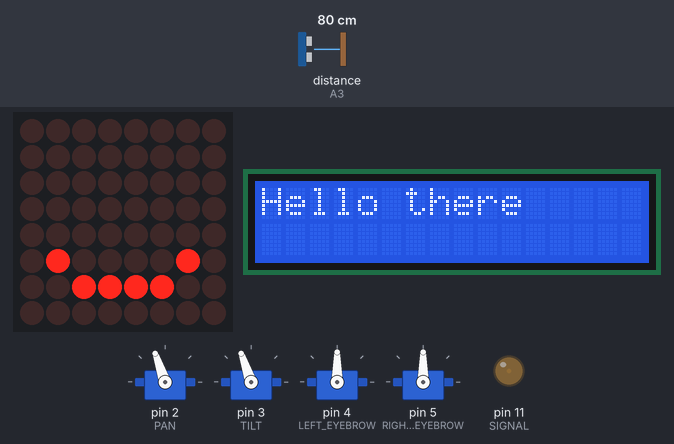
A sketch run on a simulated Arduino Uno, built with avr-gcc and run on an emulated ATmega328P. Parts: 4 × servo, 8×8 LED matrix, 16×2 character LCD, output pins drawn as LEDs (lit = HIGH). Wiring (inferred from the names in the program): ultrasonic range finder: trigger A2; echo A3. The inputs (shaded band) are chosen by the test bench; at power-on: distance to the obstacle (sensor on A3) 80 cm. The echo pulse lasts 58.3 µs per cm; random numbers use the default seed unless the sketch sets one; pins used as bus, display or sensor lines are not drawn; what the sketch prints to the serial monitor is not drawn.

Above: at 3.7 s.
3.8 s: distance to the obstacle (sensor on A3) set to 9 cm
6.8 s: distance to the obstacle (sensor on A3) set to 6 cm
At 7.6 s:
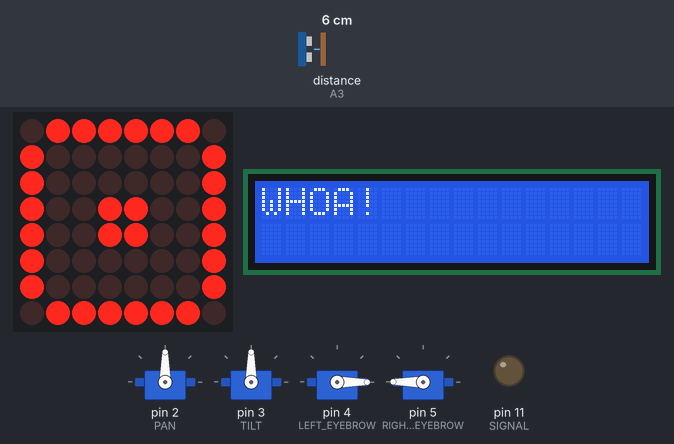
9.8 s: distance to the obstacle (sensor on A3) set to 18 cm
At 10.7 s:
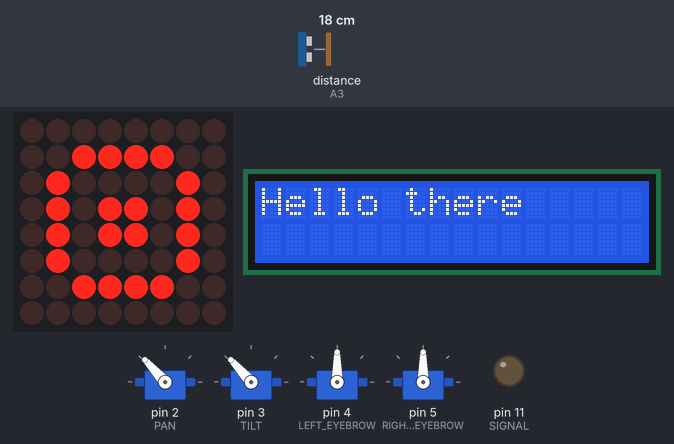
12.8 s: distance to the obstacle (sensor on A3) set to 2 cm
At 15.8 s:
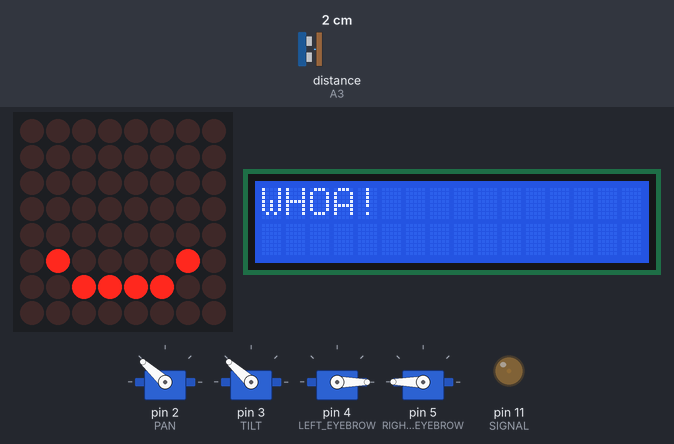
21.8 s: distance to the obstacle (sensor on A3) set to 120 cm
At 22.7 s:
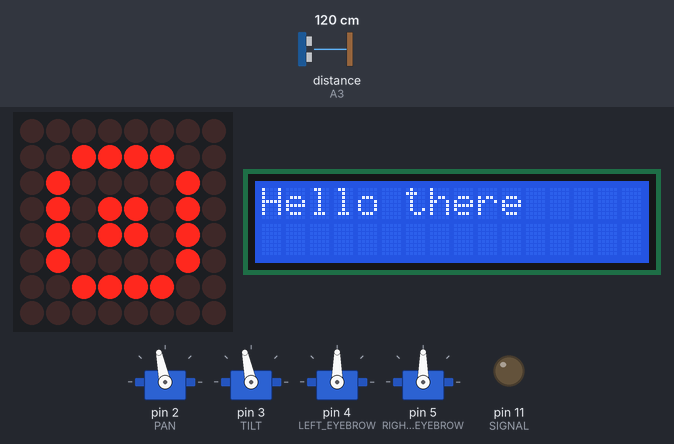
Timing chart, 0 to 27.8 s (numbered marks = the images above; inputs shaded):
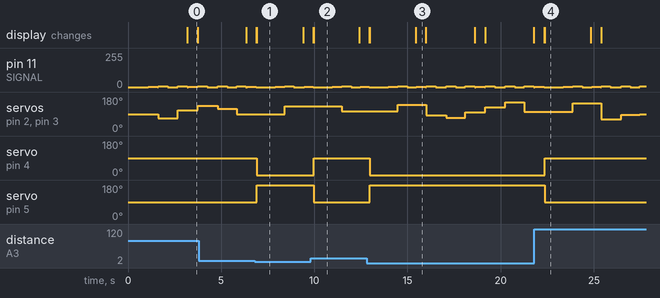

Measured:
- the behaviour switches between 8 and 7 cm on distance to the obstacle (sensor on A3) (found by bisection; images 0 and 1)
- after the input at 6.8 s, servo on pin 4 (LEFT_EYEBROW): 90° → 0° after 0.10 s; servo on pin 5 (RIGHT_EYEBROW): 90° → 180° after 0.10 s
- after the input at 9.8 s, servo on pin 4 (LEFT_EYEBROW): 0° → 90° after 0.17 s; servo on pin 5 (RIGHT_EYEBROW): 180° → 90° after 0.17 s
- after the input at 12.8 s, servo on pin 4 (LEFT_EYEBROW): 90° → 0° after 0.17 s; servo on pin 5 (RIGHT_EYEBROW): 90° → 180° after 0.17 s
- after the input at 21.8 s, servo on pin 4 (LEFT_EYEBROW): 0° → 90° after 0.56 s; servo on pin 5 (RIGHT_EYEBROW): 180° → 90° after 0.56 s
- what the display in image 0 shows lasts 0.5 s, from 3.2 s to 3.7 s
- what the display in image 1 shows lasts 2.5 s, from 6.9 s to 9.4 s

The sketch:

primary.ino
```cpp
/*
	This is code for the primary Arduino.

	It is in charge of emotion handling, which includes:
		1. eyebrows
		2. eyes
		3. head/neck movements
		4. proximity sensor (to be surprised)

	So far, the head moves horizontally and vertically by the same random angle.
	If the ultrasonic sensor is triggered, the head moves more frequently, and
	the eyes get wider. After CALM_DOWN_DELAY, these behaviors stop.

	NOTE: AUDIO IS DISABLED AS IT COULD NOT BE READY IN TIME FOR THE DEMO
	Audio is handled by the secondary Arduino, which is equipped with a Wave Shield
	Commands are sent using an analog signal which is used as an index to a list
	More details can be found in the code for the secondary Arduino

	Wiring for the primary Arduino:
		A3 --> proximity sensor echo (ECHO)
		A2 --> proximity sensor trigger (TRIGGER)
		2 --> pan servo (PAN)
		3 --> tilt servo (TILT)
		4 --> left eyebrow servo (LEFT_EYEBROW)
		5 --> right eyebrow servo (RIGHT_EYEBROW)

	Specs:
		Storage space: 42%
		Dynamic memory: 43%
*/

#include <Adafruit_LEDBackpack.h>
#include <LiquidCrystal_I2C.h>
#include <Servo.h>

// Servos
#define PAN 2
#define TILT 3
#define LEFT_EYEBROW 4
#define RIGHT_EYEBROW 5

// Proximity sensor
#define ECHO A3
#define TRIGGER A2
#define SENSOR_THRESHOLD 7  // cm, I believe

// Blinking
#define BLINK_DELAY 50
#define BLINK_INTERVAL 3000

// Moving the head
#define HEAD_MIN_ANGLE 60
#define HEAD_MAX_ANGLE 160

// Misc.
#define CALM_DOWN_DELAY 2500
#define NUM_EMOTIONS 2
#define NUM_MOVEMENT_FREQUENCIES 2
#define SIGNAL 11  // MUST BE PWM

// constants
const uint8_t BLINK[8] = {
	B00000000,
  B00000000,
  B00000000,
  B00000000,
  B00000000,
  B01000010,
  B00111100,
  B00000000,
};

const uint8_t BITMAPS[NUM_EMOTIONS][8] = {
	{  // NEUTRAL
		B00000000,
	  B00111100,
	  B01000010,
	  B01011010,
	  B01011010,
	  B01000010,
	  B00111100,
	  B00000000
	}, {  // SCARED
	  B01111110,
	  B10000001,
	  B10000001,
	  B10011001,
	  B10011001,
	  B10000001,
	  B10000001,
	  B01111110
	},
};

enum Sound {
	BLINK_SOUND,
	NEUTRAL_SOUND,
	SCARED_SOUND,
	NEUTRAL_MOVING_SOUND,
	SCARED_MOVING_SOUND,
};

enum Emotion {
	NEUTRAL,
	SCARED,
};

enum MovementFrequency {
	ALERT,
	NATURAL,
};

const int movementDelays[NUM_MOVEMENT_FREQUENCIES] = {2, 5};

const MovementFrequency MOVEMENT_FREQUENCIES[NUM_EMOTIONS] = {
	ALERT, NATURAL,
};

const bool EYEBROW_DIRECTIONS[NUM_EMOTIONS] = {
	// NULL -> neutral, true -> up, false -> down
	NULL, true
};

const String MESSAGES[NUM_EMOTIONS] = {
	"Hello there", "WHOA!"
};

const Sound SOUNDS[NUM_EMOTIONS] = {
	NEUTRAL_SOUND, SCARED_SOUND
};

const Sound MOVING_SOUNDS[NUM_EMOTIONS] ={
	NEUTRAL_MOVING_SOUND, SCARED_MOVING_SOUND
};

// Hardware variables
Adafruit_8x8matrix matrix;
LiquidCrystal_I2C lcd = LiquidCrystal_I2C (0x27, 16, 2);
Servo pan, tilt, leftEyebrow, rightEyebrow;

// Software variables
unsigned long lastBlink, lastMove, lastScared;
int movementDelay; // seconds
Emotion emotion;
MovementFrequency movementFrequency = NATURAL;

void sendSignal (int value) {
	// 0 is neutral, anything else is valid
	// to avoid 0, add 1 to the value
	analogWrite (SIGNAL, value + 1);
	delay (500);
	analogWrite (SIGNAL, 0);
}

void moveHead() {
	int angle = random (HEAD_MIN_ANGLE, HEAD_MAX_ANGLE);
	Serial.print("Moving to ");
	Serial.println(angle);
	pan.write(angle);
	tilt.write(angle);
	sendSignal(MOVING_SOUNDS[emotion]);
}

void setEyebrows(bool direction = NULL);
void setEyebrows(bool direction) {
	if (direction == NULL) direction = EYEBROW_DIRECTIONS[emotion];

	int angle = direction == NULL ? 90
		: direction ? 0 : 160;

	Serial.print("Moving eyebrows ");
	Serial.println(angle);

	int rightEyebrowAngle = abs (180 - angle);
	leftEyebrow.write(angle);
	rightEyebrow.write(rightEyebrowAngle);
}

void drawBitmap(uint8_t bitmap[8] = NULL);  // default argument
void drawBitmap(uint8_t bitmap[8]) {
	/* This function draws a bitmap onto the LED Matrix */

	if (bitmap == NULL) bitmap = BITMAPS[emotion];

	// drapBitmap(int x, int y, int bitmap[8], int width, int height, bool status)
	matrix.clear();
	matrix.drawBitmap (0, 0, bitmap, 8, 8, LED_ON);
	matrix.writeDisplay();  // needed to update matrix
}

void blink() {
	Serial.println ("Blinking");
	drawBitmap(BLINK);
	delay(BLINK_DELAY);
	sendSignal(BLINK_SOUND);
	drawBitmap(BITMAPS[emotion]);
}

void printMessage(String text = NULL);
void printMessage(String text) {
	if (text == NULL) text = MESSAGES[emotion];

	lcd.clear();  // just in case
	lcd.print(text);
	long distance = pulseIn(ECHO, HIGH) * 0.034 / 2;
}

void setEmotion(Emotion newEmotion) {
	Serial.print("Changing emotion to ");
	Serial.println(newEmotion);
	emotion = newEmotion;
	movementFrequency = MOVEMENT_FREQUENCIES [emotion];
	drawBitmap();
	setEyebrows();
	printMessage();
	sendSignal(SOUNDS[emotion]);
}

void setMovementFrequency(MovementFrequency frequency) {
	Serial.print ("Changing movement frequency to ");
	Serial.println(frequency);
	movementFrequency = frequency;
	movementDelay = MOVEMENT_FREQUENCIES[frequency];
}

bool isApproaching() {
	/* This function returns whether the user is close to the sensor */

	// Flush the current
	digitalWrite(TRIGGER, LOW);
	delayMicroseconds(2);

	// Trigger a 10 micro-second sound wave
	digitalWrite(TRIGGER, HIGH);
	delayMicroseconds(10);
	digitalWrite(TRIGGER, LOW);

	// Read the incoming sound wave
	long distance = pulseIn(ECHO, HIGH) * 0.034 / 2;
	// Returns the distance (I'm relatively sure it's cm)
	return distance < SENSOR_THRESHOLD;
}

void setup() {
	Serial.begin(9600);
	Serial.println ("Setup...");

	// Servo setup
	pan.attach(PAN);
	tilt.attach(TILT);
	leftEyebrow.attach(LEFT_EYEBROW);
	rightEyebrow.attach(RIGHT_EYEBROW);

	// I2C devices
	Serial.println("Initializing matrices");
	matrix.begin(0x70);
	Serial.println("Matrices initialized");
	lcd.init();
	lcd.backlight();
	lcd.clear();

	// Proximity sensor
	pinMode (TRIGGER, OUTPUT);
	pinMode (ECHO, INPUT);

	// secondary Arduino communication
	pinMode (SIGNAL, OUTPUT);

	// Delay-based actions
	lastBlink = lastMove = lastScared = millis();

	// Set initial state
	setEmotion(NEUTRAL);
	setMovementFrequency(NATURAL);
}

void loop() {
	Serial.println("Processing");
	int time = millis();
	Serial.print("Timestamp: ");
	Serial.println(time);
	if (time - lastBlink >= BLINK_INTERVAL) {
		Serial.println("Blink time");
		blink();
		lastBlink = time;
	}
	if (time - lastMove >= movementDelay * 1000) {
		Serial.println("Time to move the head");
		moveHead();
		lastMove = time;
	}
	if (isApproaching()) {
		Serial.println("Something's here");
		if (emotion != SCARED) setEmotion(SCARED);
	}
	else if (emotion == SCARED && lastScared - time >= CALM_DOWN_DELAY) {
		Serial.println("Everything's OK");
		setEmotion(NEUTRAL);
	}
}
```
